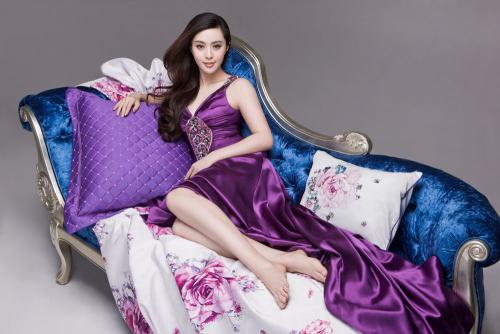
#> input picture PIL_dir/fbb.jpeg, 500 x 334 px
$ python PIL_learn.py
#> lines starting #> are read from the running program, lines starting #| are printed output that depends on the picture
# -*- coding: utf-8 -*-

"""
Copyright () 2018

All rights reserved

FILE: PIL_learn.py
AUTHOR: tianyuningmou
DATE CREATED:  @Time : 2018/3/15 下午2:14

DESCRIPTION:  .

VERSION: : #1
CHANGED By: : tianyuningmou
CHANGE:  :
MODIFIED: : @Time : 2018/3/15 下午2:14
"""

from PIL import Image

# 打开一张图片，并将其转为灰度图像
pil_image = Image.open('fbb.jpeg')
#> pil_image is the input picture: PIL image 500x334 RGB; mean R, G, B 132.4, 118.2, 141.3
pil_image = pil_image.convert('L')
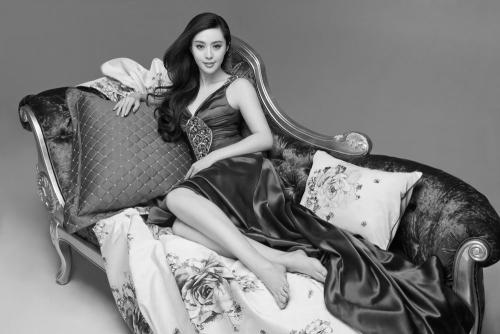
#> pil_image: PIL image 500x334 L; min 1, max 255, mean 125.1
pil_image.save('fbb_L.jpeg')

# 创建缩略图
pil_image = Image.open('fbb.jpeg')
pil_image.thumbnail((128, 96))
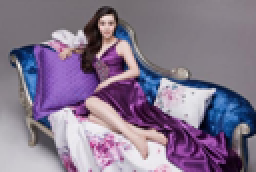
#> pil_image: PIL image 128x86 RGB (shown 2 times larger); mean R, G, B 132.4, 118.2, 141.3
pil_image.save('fbb_s.jpeg')

# 对图像某一块区域剪切并旋转，再放回去
pil_image = Image.open('fbb.jpeg')
box = (100, 0, 400, 300)
region = pil_image.crop(box)
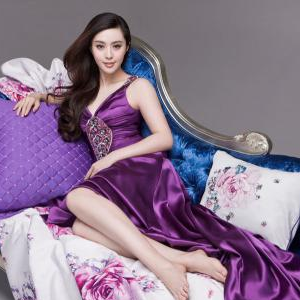
#> region: PIL image 300x300 RGB; mean R, G, B 140.1, 119.5, 143
region = region.transpose(Image.ROTATE_180)
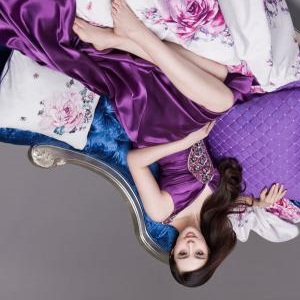
#> region: PIL image 300x300 RGB; mean R, G, B 140.1, 119.5, 143
pil_image.paste(region, box)
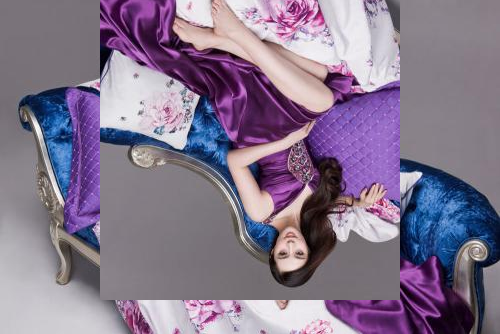
#> pil_image: PIL image 500x334 RGB; mean R, G, B 132.4, 118.2, 141.3
pil_image.save('fbb_c.jpeg')

# 调整尺寸和旋转
pil_image = Image.open('fbb.jpeg')
out = pil_image.resize((128, 128))
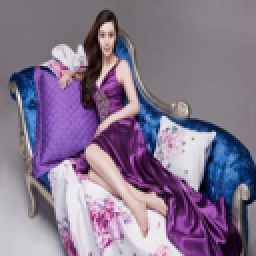
#> out: PIL image 128x128 RGB (shown 2 times larger); mean R, G, B 132.4, 118.2, 141.3
out = out.rotate(45)
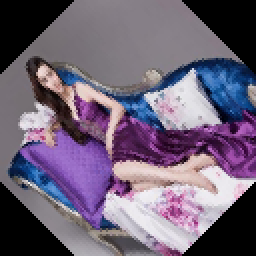
#> out: PIL image 128x128 RGB (shown 2 times larger); mean R, G, B 109.9, 97.5, 118.3
out.save('fbb_r.jpeg')
